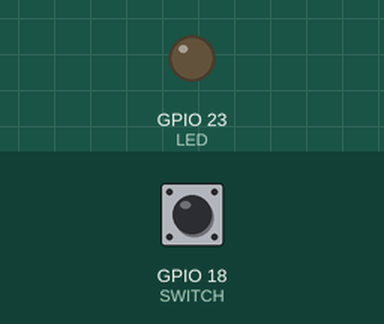
Simulated run of this program. Board: Raspberry Pi (BCM pin numbers). On the bench: output pins drawn as LEDs (lit = HIGH). The inputs (shaded band) are chosen by the test bench; at power-on: GPIO 18 (SWITCH) LOW.

Above: at 1.2 s.
1.3 s: GPIO 18 (SWITCH) pulled HIGH for 0.15 s
At 1.37 s:
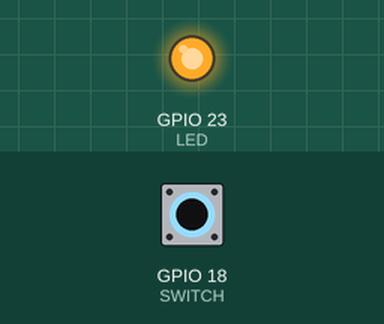
2.9 s: GPIO 18 (SWITCH) pulled HIGH for 3.2 s
At 7.2 s:
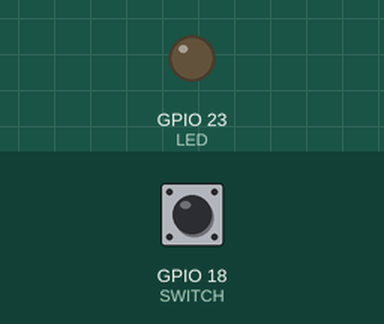
Timing chart, 0 to 8.7 s (numbered marks = the images above; inputs shaded):
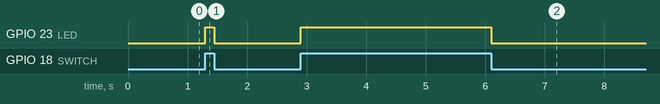

Measured:
- after the input at 1.3 s, GPIO 23 (LED): LOW → HIGH at once, → LOW 0.15 s later
- after the input at 2.9 s, GPIO 23 (LED): LOW → HIGH at once, → LOW 3.2 s later

The program:

02.SWITCH_LED.py
```python
import RPi.GPIO as GPIO                                     # GPIO 제어 모듈

SWITCH = 18                                                 # wPi. 1(GPIO. 1), BCM. 18, Physical-Pin. 12
LED = 23                                                    # wPi. 4(GPIO. 4), BCM. 23, Physical-Pin. 16
GPIO.setmode(GPIO.BCM)                                      # BCM모드 설정
GPIO.setup(LED, GPIO.OUT)                                   # LED OUTPUT(출력) 설정
GPIO.setup(SWITCH, GPIO.IN, pull_up_down = GPIO.PUD_DOWN)   # SWITCH INPUT(입력)설정, 풀다운 저항 설정

try :                                                       # 정상 작동 상태
    while True :                                            # 무한루프
        if GPIO.input(SWITCH) == 1 :                        # 스위치를 눌렀을 때
            GPIO.output(LED, True)                          # LED ON
        else :                                              # 스위치를 누르지 않았을 때
            GPIO.output(LED, False)                         # LED OFF

except :                                                    # 종료 시
    GPIO.cleanup()                                          # GPIO 초기화
    print("end")
```
